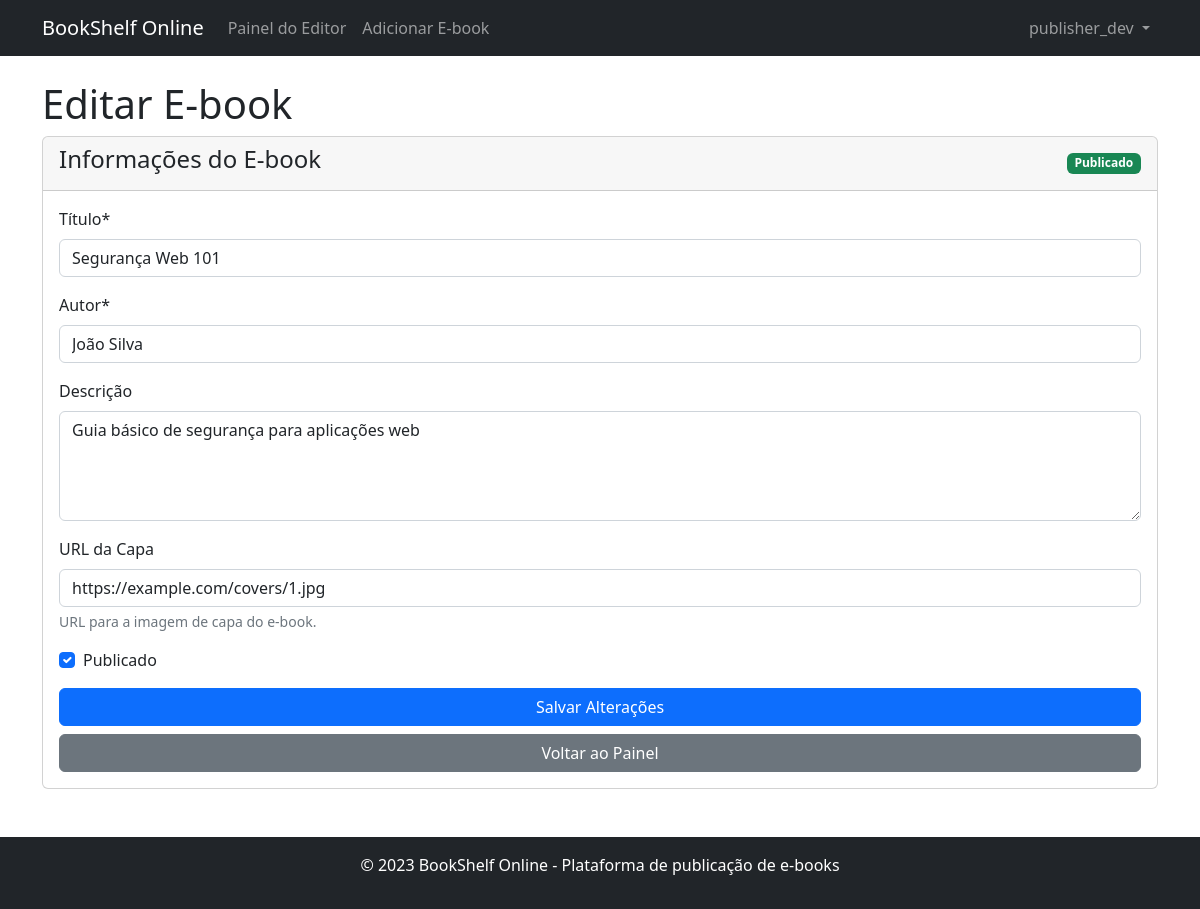
/app/publisher/edit_book.php?id=1 (signed in), run on the app's committed database.
### tables this page shows
CREATE TABLE ebooks (
    id INT AUTO_INCREMENT PRIMARY KEY,
    title VARCHAR(255) NOT NULL,
    author VARCHAR(100) NOT NULL,
    description TEXT,
    cover_url VARCHAR(255),
    file_path VARCHAR(255),
    publisher_id INT,
    published BOOLEAN DEFAULT FALSE,
    created_at TIMESTAMP DEFAULT CURRENT_TIMESTAMP,
    FOREIGN KEY (publisher_id) REFERENCES users(id)
);

### app/publisher/edit_book.php (the view, shortened to what this page needs)
<?php
require_once '../config.php';
$book_id = (int)$_GET['id'];
$publisher_id = $_SESSION['user_id'];
$sql = "SELECT * FROM ebooks WHERE id = $book_id AND publisher_id = $publisher_id";
$result = $conn->query($sql);
$book = $result->fetch_assoc();
?>
<!DOCTYPE html>
<html lang="pt-br">
<head>
    <link rel="stylesheet" href="https://cdn.jsdelivr.net/npm/bootstrap@5.2.3/dist/css/bootstrap.min.css">
</head>
<body>
    <nav class="navbar navbar-expand-lg navbar-dark bg-dark">
        <div class="container">
            <a class="navbar-brand" href="../index.php">BookShelf Online</a>
            <div class="collapse navbar-collapse" id="navbarNav">
                <ul class="navbar-nav me-auto">
                    <li class="nav-item">
                        <a class="nav-link" href="index.php">Painel do Editor</a>
                    </li>
                    <li class="nav-item">
                        <a class="nav-link" href="add_book.php">Adicionar E-book</a>
                    </li>
                </ul>
                <ul class="navbar-nav">
                    <li class="nav-item dropdown">
                        <a class="nav-link dropdown-toggle" href="#" id="navbarDropdown" role="button" data-bs-toggle="dropdown">
                            <?php echo htmlspecialchars($_SESSION['username']); ?>
                        </a>
                    </li>
                </ul>
            </div>
        </div>
    </nav>
    <div class="container my-4">
        <h1>Editar E-book</h1>
        <div class="card">
            <div class="card-header d-flex justify-content-between align-items-center">
                <h4>Informações do E-book</h4>
                <span class="badge <?php echo $book['published'] ? 'bg-success' : 'bg-warning'; ?>">
                    <?php echo $book['published'] ? 'Publicado' : 'Rascunho'; ?>
                </span>
            </div>
            <div class="card-body">
                <form method="POST">
                    <div class="mb-3">
                        <label for="title" class="form-label">Título*</label>
                        <input type="text" class="form-control" id="title" name="title" value="<?php echo htmlspecialchars($book['title']); ?>" required>
                    </div>
                    <div class="mb-3">
                        <label for="author" class="form-label">Autor*</label>
                        <input type="text" class="form-control" id="author" name="author" value="<?php echo htmlspecialchars($book['author']); ?>" required>
                    </div>
                    <div class="mb-3">
                        <label for="description" class="form-label">Descrição</label>
                        <textarea class="form-control" id="description" name="description" rows="4"><?php echo htmlspecialchars($book['description']); ?></textarea>
                    </div>
                    <div class="mb-3">
                        <label for="cover_url" class="form-label">URL da Capa</label>
                        <input type="url" class="form-control" id="cover_url" name="cover_url" value="<?php echo htmlspecialchars($book['cover_url']); ?>" placeholder="https://example.com/images/cover.jpg">
                        <div class="form-text">URL para a imagem de capa do e-book.</div>
                    </div>
                    <div class="mb-3 form-check">
                        <input type="checkbox" class="form-check-input" id="published" name="published" <?php echo $book['published'] ? 'checked' : ''; ?>>
                        <label class="form-check-label" for="published">Publicado</label>
                    </div>
                    <div class="d-grid gap-2">
                        <button type="submit" class="btn btn-primary">Salvar Alterações</button>
                        <a href="index.php" class="btn btn-secondary">Voltar ao Painel</a>
                    </div>
                </form>
            </div>
        </div>
    </div>
    <footer class="bg-dark text-white py-3 mt-5">
        <div class="container text-center">
            <p>© 2023 BookShelf Online - Plataforma de publicação de e-books</p>
        </div>
    </footer>
</body>
</html>

### data on the page
ebooks: title "Segurança Web 101", author "João Silva", description "Guia básico de segurança para aplicações web", cover_url "https://example.com/covers/1.jpg", published "☑"

### other printed values
$_SESSION['username'] "publisher_dev"
